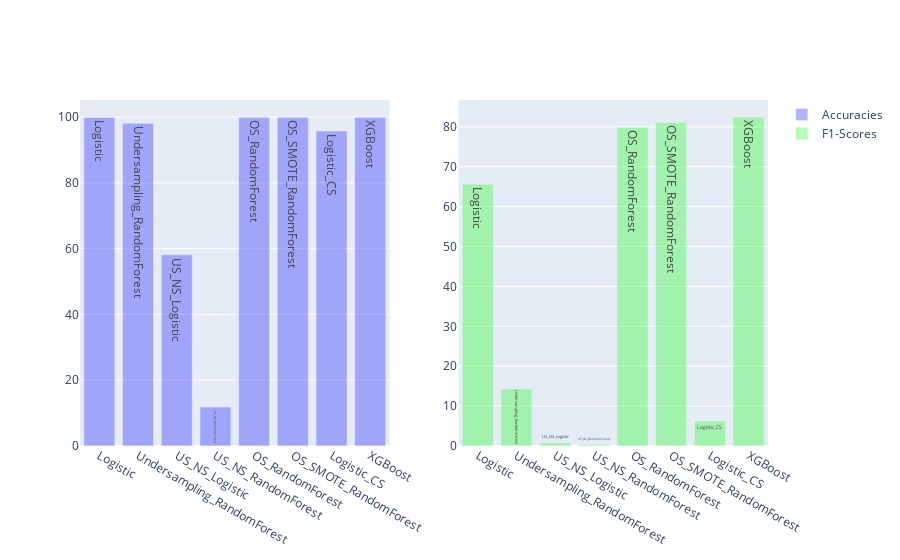

The notebook cell saved with this chart:
### Code cell
#Same place

fig = subplots.make_subplots(rows=1, cols=2, specs=[[{}, {}]], shared_xaxes=True, shared_yaxes=False, vertical_spacing=0.001)

fig.append_trace(Bar1, 1, 1)
fig.append_trace(Bar2, 1, 2)

iplot(fig)

### Figure 1 — Plotly figure (JSON) as saved in the notebook; plotly's stock layout.template omitted (floating-point values rounded to 4 significant figures)
{"data": [{"marker": {"color": "rgba(0, 0, 255, 0.3)"}, "name": "Accuracies", "text": ["Logistic", "Undersampling_RandomForest", "US_NS_Logistic", "US_NS_RandomForest", "OS_RandomForest", "OS_SMOTE_RandomForest", "Logistic_CS", "XGBoost"], "type": "bar", "x": ["Logistic", "Undersampling_RandomForest", "US_NS_Logistic", "US_NS_RandomForest", "OS_RandomForest", "OS_SMOTE_RandomForest", "Logistic_CS", "XGBoost"], "xaxis": "x", "y": [99.9, 98.11, 58.12, 11.85, 99.93, 99.94, 95.75, 99.94], "yaxis": "y"}, {"marker": {"color": "rgba(0, 255, 0, 0.3)"}, "name": "F1-Scores", "text": ["Logistic", "Undersampling_RandomForest", "US_NS_Logistic", "US_NS_RandomForest", "OS_RandomForest", "OS_SMOTE_RandomForest", "Logistic_CS", "XGBoost"], "type": "bar", "x": ["Logistic", "Undersampling_RandomForest", "US_NS_Logistic", "US_NS_RandomForest", "OS_RandomForest", "OS_SMOTE_RandomForest", "Logistic_CS", "XGBoost"], "xaxis": "x2", "y": [65.61, 14.29, 0.78, 0.4, 79.86, 81.1, 6.29, 82.39], "yaxis": "y2"}], "layout": {"xaxis": {"anchor": "y", "domain": [0, 0.45]}, "xaxis2": {"anchor": "y2", "domain": [0.55, 1]}, "yaxis": {"anchor": "x", "domain": [0, 1]}, "yaxis2": {"anchor": "x2", "domain": [0, 1]}}}
